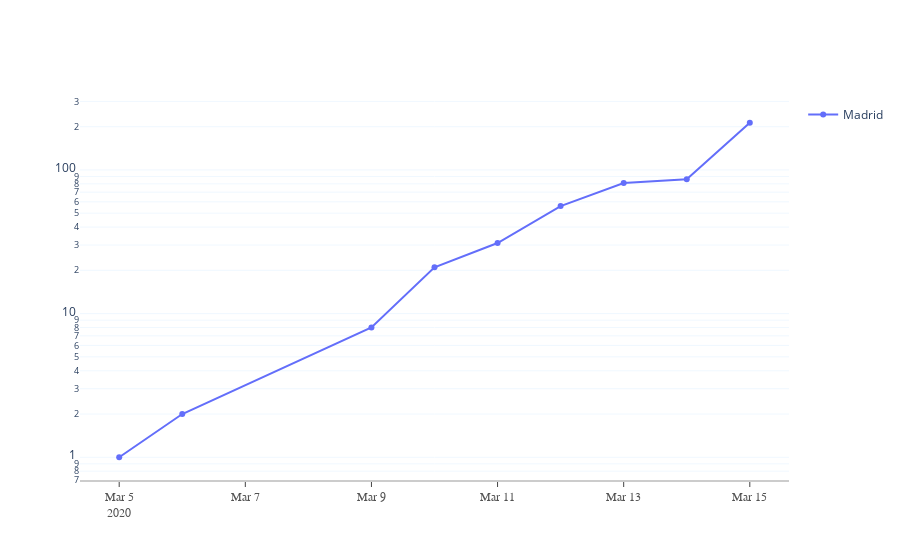

Source (notebook cell):
### Code cell
madrid.plotly_fig(True, "date")

### Figure 1 — Plotly figure (JSON) as saved in the notebook; plotly's stock layout.template omitted (floating-point values rounded to 4 significant figures)
{"data": [{"mode": "lines+markers", "name": "Madrid", "type": "scatter", "x": ["2020-03-05", "2020-03-06", "2020-03-09", "2020-03-10", "2020-03-11", "2020-03-12", "2020-03-13", "2020-03-14", "2020-03-15"], "y": [1, 2, 8, 21, 31, 56, 81, 86, 213]}], "layout": {"plot_bgcolor": "white", "showlegend": true, "xaxis": {"linecolor": "rgb(204, 204, 204)", "linewidth": 2, "showgrid": false, "showline": true, "showticklabels": true, "tickfont": {"color": "rgb(82, 82, 82)", "family": "Arial", "size": 12}, "ticks": "outside"}, "yaxis": {"gridcolor": "aliceblue", "showgrid": true, "showline": false, "showticklabels": true, "type": "log", "zeroline": false}}}
